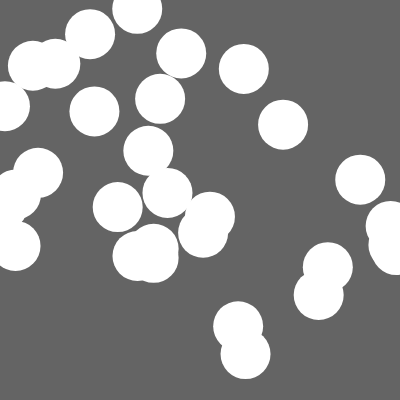
Frame 1 (no input)
Frame 60 (no input): identical to frame 1, image omitted
Frame 120 (the mouse pressed at the canvas centre since frame 60): identical to frame 1, image omitted

The p5.js sketch that drew this single still picture (run headless with seeded random() and noise() and a simulated clock; from frame 60 on, the mouse is pressed at the canvas centre):

// p5.js sketch
// ── sketch.js

/*
RANDOM SEED
Jeff Thompson | 2017/20 | jeffreythompson.org

Software-based random number generators are actually 
"pseudo-random": they're generated by deterministic
mathematical processes that appear random but are
actually totally predictable if you know the algorithm.
These generators have varying levels of randomness,
but aren't generating "true" random numbers. 

A common algorithm for creating random numbers in code is 
called Linear Congruential Generator:
https://en.wikipedia.org/wiki/Linear_congruential_generator

You can also see how this is done in the p5.js source code,
a great way to better understand how your tools work!
https://github.com/processing/p5.js/blob/
b15ca7c7ac8ba95ccb0123cf74fc163040090e1b/src/math/random.js#L10

One feature of most of these algorithms is a "seed" number,
one that kicks off the chain of random numbers. Normally, the
seed is set to the current time in milliseconds, providing
the appearance of random values every time the program runs.
But we can also set the value manually using the randomSeed()
command. 

WHY USE RANDOM SEED?
+ If we want the same results every time your sketch is run
  (ex: to re-create a sketch from a set of variables to render
  at high resolution)
+ To let us make the randomness interactive (see below)

*/


function setup() {
	createCanvas(400, 400);
}


function draw() {
	background(100);

	// if we set the random seed every frame, it 
	// will always generate the same random numbers
	// (and the circles will stay in the same location, 
	// instead of bouncing all over the place)
	randomSeed(0);

	// try un-commenting these lines and see what happens!
	// randomSeed(mouseX);
	// console.log(mouseX);

	// using your mouse, you can find a seed that creates
	// an image you like, then use that "hard-coded" into
	// randomSeed() so you get that result every time!

	// draw 30 randomly-placed circles
	fill(255);
	noStroke();
	for (let i=0; i<30; i++) {
		let x = random(0, width);
		let y = random(0, height);
		circle(x,y, 50);
	}
}
